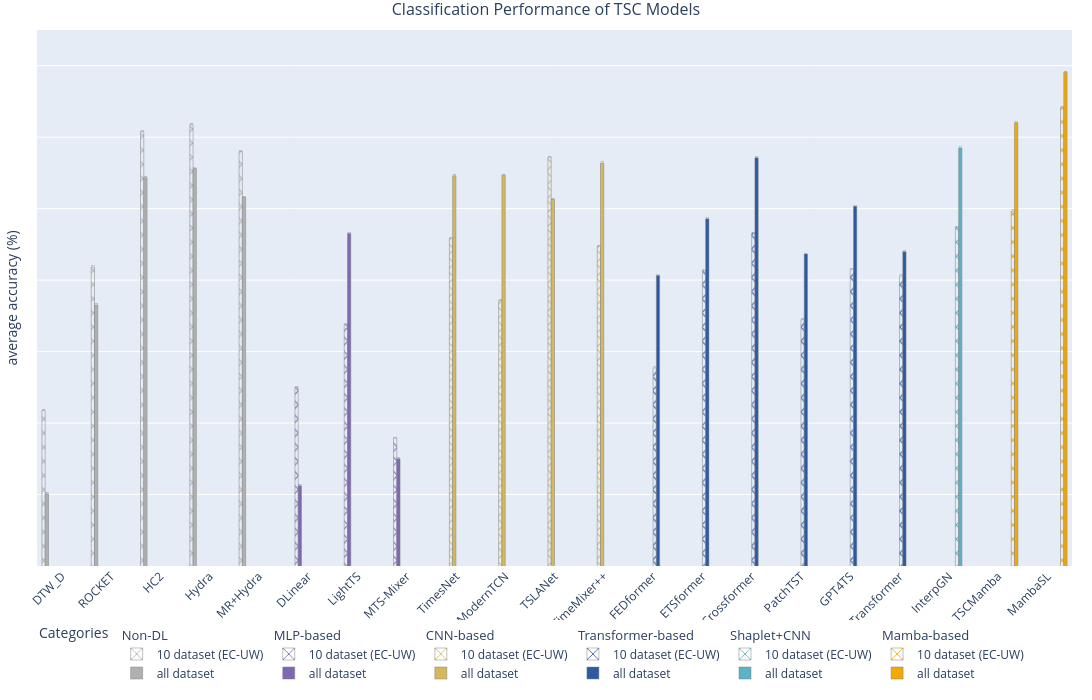

Here is the notebook cell this chart was saved with:
### Code cell
import plotly.graph_objects as go

color_map = {
    "Non-DL": "#B0B0B0",            # 회색
    "MLP-based": "#7D68B1",           # 오렌지
    "CNN-based": "#D5B85B",          # 스카이 블루
    "Transformer-based": "#2C5AA0",  # 다크 블루
    "Shaplet+CNN": "#5BB3C5",        # 청록
    "Mamba-based": "#F2A900",        # 노랑
}



# 메달 이모지
medals = ["🥇", "🥈", "🥉"]

# subplot 그리기
from plotly.subplots import make_subplots

fig = make_subplots(rows=1, cols=1)

for i, c in enumerate(df['categories'].unique()):
    df_subset = df[df['categories'] == c].copy()
    fig.add_trace(
            go.Bar(
                x=df_subset.index,
                y=df_subset.iloc[:, :10].mean(axis=1),
                marker_color=[color_map[c] for c in df_subset['categories']],
                marker_pattern_shape=['x'] * len(df_subset),
                text=[f"{v:.1f}" for v in df_subset.iloc[:, :10].mean(axis=1)],
                textposition="outside",
                hovertext=[f"<b>{df_subset.index[i]}</b><br>{c} <br>{df_subset.iloc[i, :10].mean():.2f}" for i in range(len(df_subset))],
                hoverinfo="text",
                name="10 dataset\n(EC-UW)",
                legendgroup=c,
                legendgrouptitle_text=c,
                
            )
    )
    fig.add_trace(
            go.Bar(
                x=df_subset.index,
                y=df_subset.iloc[:, :-1].mean(axis=1),
                marker_color=[color_map[c] for c in df_subset['categories']],
                text=[f"{v:.1f}" for v in df_subset.iloc[:, :-1].mean(axis=1)],
                textposition="outside",
                hovertext=[f"<b>{df_subset.index[i]}</b><br>{c} <br>{df_subset.iloc[i, :-1].mean():.2f}" for i in range(len(df_subset))],
                hoverinfo="text",
                name="all dataset",
                legendgroup=c,
                
            )
    )


fig.update_traces(
    marker=dict(line_color="grey", pattern_fillmode="replace"),
    # marker_color=df_subset['categories'].iloc[::2].map(color_map),
    texttemplate='%{text:.1f}',
    textposition='outside',
    hovertemplate='<b>%{x}</b><br>Category: %{marker.color}<br>Accuracy: %{y:.2f}<extra></extra>',
)

fig.update_layout(
    height=700,
    width=1200,
    title_text="Classification Performance of TSC Models",
    barmode="group",
    margin=dict(l=20, r=20, t=30, b=30),
    title_x=0.5,  # center the title
    title_font=dict(size=16),
    xaxis=dict(
        tickmode='array',
        tickvals=list(range(len(df.index))),
        ticktext=df.index,
        tickangle=-45,
        title_font=dict(size=14)
    ),
    yaxis_title="average accuracy (%)",
    legend=dict(
        title_text="Categories",
        title_font=dict(size=14),
        font=dict(size=12),
        orientation="h",
    ),
)

fig.update_yaxes(showticklabels=False, range=[66, 81])  # y축 범위 설정
fig.show()

# save the figure
write_image(fig, f'figures_tmp/legend.pdf', scale=2, format='pdf', width=1200, height=700)

### Figure 1 — Plotly figure (JSON) as saved in the notebook; plotly's stock layout.template omitted (floating-point values rounded to 4 significant figures)
{"data": [{"hoverinfo": "text", "hovertemplate": "<b>%{x}</b><br>Category: %{marker.color}<br>Accuracy: %{y:.2f}<extra></extra>", "hovertext": ["<b>DTW_D</b><br>Non-DL <br>70.35", "<b>ROCKET</b><br>Non-DL <br>74.37", "<b>HC2</b><br>Non-DL <br>78.16", "<b>Hydra</b><br>Non-DL <br>78.35", "<b>MR+Hydra</b><br>Non-DL <br>77.60"], "legendgroup": "Non-DL", "legendgrouptitle": {"text": "Non-DL"}, "marker": {"color": ["#B0B0B0", "#B0B0B0", "#B0B0B0", "#B0B0B0", "#B0B0B0"], "line": {"color": "grey"}, "pattern": {"fillmode": "replace", "shape": ["x", "x", "x", "x", "x"]}}, "name": "10 dataset\n(EC-UW)", "text": ["70.4", "74.4", "78.2", "78.3", "77.6"], "textposition": "outside", "texttemplate": "%{text:.1f}", "type": "bar", "x": ["DTW_D", "ROCKET", "HC2", "Hydra", "MR+Hydra"], "y": [70.35, 74.37, 78.16, 78.35, 77.6]}, {"hoverinfo": "text", "hovertemplate": "<b>%{x}</b><br>Category: %{marker.color}<br>Accuracy: %{y:.2f}<extra></extra>", "hovertext": ["<b>DTW_D</b><br>Non-DL <br>68.02", "<b>ROCKET</b><br>Non-DL <br>73.31", "<b>HC2</b><br>Non-DL <br>76.87", "<b>Hydra</b><br>Non-DL <br>77.12", "<b>MR+Hydra</b><br>Non-DL <br>76.32"], "legendgroup": "Non-DL", "marker": {"color": ["#B0B0B0", "#B0B0B0", "#B0B0B0", "#B0B0B0", "#B0B0B0"], "line": {"color": "grey"}, "pattern": {"fillmode": "replace"}}, "name": "all dataset", "text": ["68.0", "73.3", "76.9", "77.1", "76.3"], "textposition": "outside", "texttemplate": "%{text:.1f}", "type": "bar", "x": ["DTW_D", "ROCKET", "HC2", "Hydra", "MR+Hydra"], "y": [68.02, 73.31, 76.87, 77.12, 76.32]}, {"hoverinfo": "text", "hovertemplate": "<b>%{x}</b><br>Category: %{marker.color}<br>Accuracy: %{y:.2f}<extra></extra>", "hovertext": ["<b>DLinear</b><br>MLP-based <br>71.00", "<b>LightTS</b><br>MLP-based <br>72.76", "<b>MTS-Mixer</b><br>MLP-based <br>69.58"], "legendgroup": "MLP-based", "legendgrouptitle": {"text": "MLP-based"}, "marker": {"color": ["#7D68B1", "#7D68B1", "#7D68B1"], "line": {"color": "grey"}, "pattern": {"fillmode": "replace", "shape": ["x", "x", "x"]}}, "name": "10 dataset\n(EC-UW)", "text": ["71.0", "72.8", "69.6"], "textposition": "outside", "texttemplate": "%{text:.1f}", "type": "bar", "x": ["DLinear", "LightTS", "MTS-Mixer"], "y": [71.0, 72.76, 69.58]}, {"hoverinfo": "text", "hovertemplate": "<b>%{x}</b><br>Category: %{marker.color}<br>Accuracy: %{y:.2f}<extra></extra>", "hovertext": ["<b>DLinear</b><br>MLP-based <br>68.25", "<b>LightTS</b><br>MLP-based <br>75.31", "<b>MTS-Mixer</b><br>MLP-based <br>69.00"], "legendgroup": "MLP-based", "marker": {"color": ["#7D68B1", "#7D68B1", "#7D68B1"], "line": {"color": "grey"}, "pattern": {"fillmode": "replace"}}, "name": "all dataset", "text": ["68.2", "75.3", "69.0"], "textposition": "outside", "texttemplate": "%{text:.1f}", "type": "bar", "x": ["DLinear", "LightTS", "MTS-Mixer"], "y": [68.25, 75.31, 69.0]}, {"hoverinfo": "text", "hovertemplate": "<b>%{x}</b><br>Category: %{marker.color}<br>Accuracy: %{y:.2f}<extra></extra>", "hovertext": ["<b>TimesNet</b><br>CNN-based <br>75.17", "<b>ModernTCN</b><br>CNN-based <br>73.43", "<b>TSLANet</b><br>CNN-based <br>77.44", "<b>TimeMixer++</b><br>CNN-based <br>74.95"], "legendgroup": "CNN-based", "legendgrouptitle": {"text": "CNN-based"}, "marker": {"color": ["#D5B85B", "#D5B85B", "#D5B85B", "#D5B85B"], "line": {"color": "grey"}, "pattern": {"fillmode": "replace", "shape": ["x", "x", "x", "x"]}}, "name": "10 dataset\n(EC-UW)", "text": ["75.2", "73.4", "77.4", "74.9"], "textposition": "outside", "texttemplate": "%{text:.1f}", "type": "bar", "x": ["TimesNet", "ModernTCN", "TSLANet", "TimeMixer++"], "y": [75.17, 73.43, 77.44, 74.95]}, {"hoverinfo": "text", "hovertemplate": "<b>%{x}</b><br>Category: %{marker.color}<br>Accuracy: %{y:.2f}<extra></extra>", "hovertext": ["<b>TimesNet</b><br>CNN-based <br>76.92", "<b>ModernTCN</b><br>CNN-based <br>76.94", "<b>TSLANet</b><br>CNN-based <br>76.26", "<b>TimeMixer++</b><br>CNN-based <br>77.28"], "legendgroup": "CNN-based", "marker": {"color": ["#D5B85B", "#D5B85B", "#D5B85B", "#D5B85B"], "line": {"color": "grey"}, "pattern": {"fillmode": "replace"}}, "name": "all dataset", "text": ["76.9", "76.9", "76.3", "77.3"], "textposition": "outside", "texttemplate": "%{text:.1f}", "type": "bar", "x": ["TimesNet", "ModernTCN", "TSLANet", "TimeMixer++"], "y": [76.92, 76.94, 76.26, 77.28]}, {"hoverinfo": "text", "hovertemplate": "<b>%{x}</b><br>Category: %{marker.color}<br>Accuracy: %{y:.2f}<extra></extra>", "hovertext": ["<b>FEDformer</b><br>Transformer-based <br>71.54", "<b>ETSformer</b><br>Transformer-based <br>74.27", "<b>Crossformer</b><br>Transformer-based <br>75.32", "<b>PatchTST</b><br>Transformer-based <br>72.89", "<b>GPT4TS</b><br>Transformer-based <br>74.30", "<b>iTransformer</b><br>Transformer-based <br>74.12"], "legendgroup": "Transformer-based", "legendgrouptitle": {"text": "Transformer-based"}, "marker": {"color": ["#2C5AA0", "#2C5AA0", "#2C5AA0", "#2C5AA0", "#2C5AA0", "#2C5AA0"], "line": {"color": "grey"}, "pattern": {"fillmode": "replace", "shape": ["x", "x", "x", "x", "x", "x"]}}, "name": "10 dataset\n(EC-UW)", "text": ["71.5", "74.3", "75.3", "72.9", "74.3", "74.1"], "textposition": "outside", "texttemplate": "%{text:.1f}", "type": "bar", "x": ["FEDformer", "ETSformer", "Crossformer", "PatchTST", "GPT4TS", "iTransformer"], "y": [71.54, 74.27, 75.32, 72.89, 74.3, 74.12]}, {"hoverinfo": "text", "hovertemplate": "<b>%{x}</b><br>Category: %{marker.color}<br>Accuracy: %{y:.2f}<extra></extra>", "hovertext": ["<b>FEDformer</b><br>Transformer-based <br>74.13", "<b>ETSformer</b><br>Transformer-based <br>75.72", "<b>Crossformer</b><br>Transformer-based <br>77.43", "<b>PatchTST</b><br>Transformer-based <br>74.73", "<b>GPT4TS</b><br>Transformer-based <br>76.06", "<b>iTransformer</b><br>Transformer-based <br>74.80"], "legendgroup": "Transformer-based", "marker": {"color": ["#2C5AA0", "#2C5AA0", "#2C5AA0", "#2C5AA0", "#2C5AA0", "#2C5AA0"], "line": {"color": "grey"}, "pattern": {"fillmode": "replace"}}, "name": "all dataset", "text": ["74.1", "75.7", "77.4", "74.7", "76.1", "74.8"], "textposition": "outside", "texttemplate": "%{text:.1f}", "type": "bar", "x": ["FEDformer", "ETSformer", "Crossformer", "PatchTST", "GPT4TS", "iTransformer"], "y": [74.13, 75.72, 77.43, 74.73, 76.06, 74.8]}, {"hoverinfo": "text", "hovertemplate": "<b>%{x}</b><br>Category: %{marker.color}<br>Accuracy: %{y:.2f}<extra></extra>", "hovertext": ["<b>InterpGN</b><br>Shaplet+CNN <br>75.48"], "legendgroup": "Shaplet+CNN", "legendgrouptitle": {"text": "Shaplet+CNN"}, "marker": {"color": ["#5BB3C5"], "line": {"color": "grey"}, "pattern": {"fillmode": "replace", "shape": ["x"]}}, "name": "10 dataset\n(EC-UW)", "text": ["75.5"], "textposition": "outside", "texttemplate": "%{text:.1f}", "type": "bar", "x": ["InterpGN"], "y": [75.48]}, {"hoverinfo": "text", "hovertemplate": "<b>%{x}</b><br>Category: %{marker.color}<br>Accuracy: %{y:.2f}<extra></extra>", "hovertext": ["<b>InterpGN</b><br>Shaplet+CNN <br>77.70"], "legendgroup": "Shaplet+CNN", "marker": {"color": ["#5BB3C5"], "line": {"color": "grey"}, "pattern": {"fillmode": "replace"}}, "name": "all dataset", "text": ["77.7"], "textposition": "outside", "texttemplate": "%{text:.1f}", "type": "bar", "x": ["InterpGN"], "y": [77.7]}, {"hoverinfo": "text", "hovertemplate": "<b>%{x}</b><br>Category: %{marker.color}<br>Accuracy: %{y:.2f}<extra></extra>", "hovertext": ["<b>TSCMamba</b><br>Mamba-based <br>75.93", "<b>MambaSL</b><br>Mamba-based <br>78.83"], "legendgroup": "Mamba-based", "legendgrouptitle": {"text": "Mamba-based"}, "marker": {"color": ["#F2A900", "#F2A900"], "line": {"color": "grey"}, "pattern": {"fillmode": "replace", "shape": ["x", "x"]}}, "name": "10 dataset\n(EC-UW)", "text": ["75.9", "78.8"], "textposition": "outside", "texttemplate": "%{text:.1f}", "type": "bar", "x": ["TSCMamba", "MambaSL"], "y": [75.93, 78.83]}, {"hoverinfo": "text", "hovertemplate": "<b>%{x}</b><br>Category: %{marker.color}<br>Accuracy: %{y:.2f}<extra></extra>", "hovertext": ["<b>TSCMamba</b><br>Mamba-based <br>78.40", "<b>MambaSL</b><br>Mamba-based <br>79.82"], "legendgroup": "Mamba-based", "marker": {"color": ["#F2A900", "#F2A900"], "line": {"color": "grey"}, "pattern": {"fillmode": "replace"}}, "name": "all dataset", "text": ["78.4", "79.8"], "textposition": "outside", "texttemplate": "%{text:.1f}", "type": "bar", "x": ["TSCMamba", "MambaSL"], "y": [78.4, 79.82]}], "layout": {"barmode": "group", "height": 700, "legend": {"font": {"size": 12}, "orientation": "h", "title": {"font": {"size": 14}, "text": "Categories"}}, "margin": {"b": 30, "l": 20, "r": 20, "t": 30}, "title": {"font": {"size": 16}, "text": "Classification Performance of TSC Models", "x": 0.5}, "width": 1200, "xaxis": {"anchor": "y", "domain": [0, 1], "tickangle": -45, "tickmode": "array", "ticktext": ["DTW_D", "ROCKET", "HC2", "Hydra", "MR+Hydra", "DLinear", "LightTS", "MTS-Mixer", "TimesNet", "ModernTCN", "TSLANet", "TimeMixer++", "FEDformer", "ETSformer", "Crossformer", "PatchTST", "GPT4TS", "iTransformer", "InterpGN", "TSCMamba", "MambaSL"], "tickvals": [0, 1, 2, 3, 4, 5, 6, 7, 8, 9, 10, 11, 12, 13, 14, 15, 16, 17, 18, 19, 20], "title": {"font": {"size": 14}}}, "yaxis": {"anchor": "x", "domain": [0, 1], "range": [66, 81], "showticklabels": false, "title": {"text": "average accuracy (%)"}}}}
